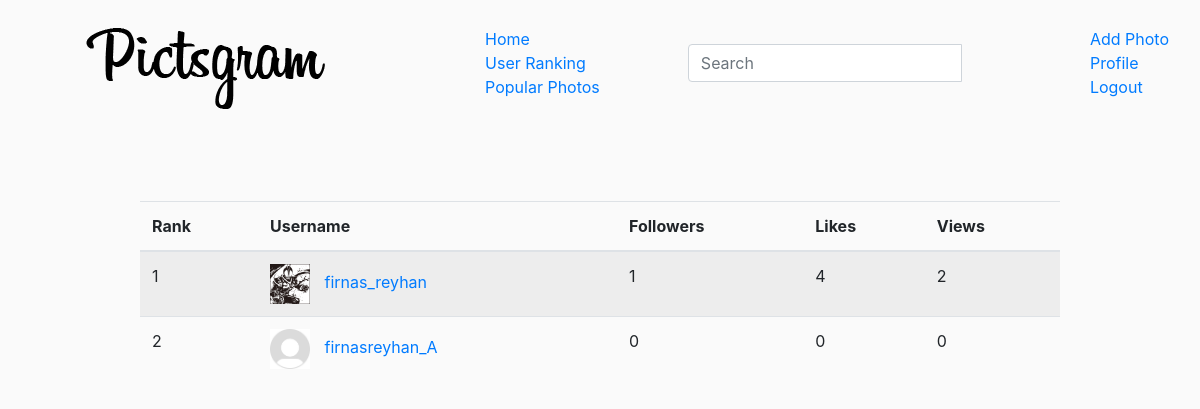
/pages/user_ranking.php (signed in), run on the app's committed database.
### tables this page shows
CREATE TABLE `user` (
  `USERNAME` varchar(16) NOT NULL,
  `PASSWORD` varchar(16) DEFAULT NULL,
  `NAME` varchar(100) DEFAULT NULL,
  `GENDER` varchar(10) DEFAULT 'None',
  `ABOUT` varchar(200) DEFAULT NULL,
  `EMAIL` varchar(50) DEFAULT NULL,
  `PHONE` varchar(15) DEFAULT NULL,
  `WEBSITE` varchar(50) DEFAULT NULL,
  `IMAGE` varchar(250) DEFAULT 'no_profile.jpg',
  `TOTAL_POST` int(11) DEFAULT '0',
  `TOTAL_FOLLOWING` int(11) DEFAULT '0',
  `TOTAL_FOLLOWERS` int(11) DEFAULT '0',
  `STATUS` varchar(10) DEFAULT NULL,
  `TIME` datetime DEFAULT NULL
);

### pages/user_ranking.php (the view, shortened to what this page needs)
<!DOCTYPE html>
<html lang="en">
	<head>
		<link rel="stylesheet" href="../css/bootstrap.css">
		<link rel="stylesheet" href="../css/style.css">
	</head>
	<body style="background:#fafafa;">
		<?php
			include("navbar.php");
		?>
		<div class="container" style="margin-top:75px;">
			<div class="row">
				<div class="col-md-1"></div>
				<div class="col-md-10">
					<div class="panel panel-default">
						<div class="panel-body">
							<table class="table table-striped">
								<thead>
									<tr>
										<th>Rank</th>
										<th>Username</th>
										<th>Followers</th>
										<th>Likes</th>
										<th>Views</th>
									</tr>
								</thead>
								<tbody>
									<?php
										$query_top_user = mysqli_query($mysqli, "SELECT * FROM top_user");
										$ranking = 1;
										while($data = mysqli_fetch_array($query_top_user)){
									?>
									<tr>
										<td><?php echo $ranking++; ?></td>
										<td>
											<a href="profile.php?username=<?php echo $data['USERNAME']; ?>"><img src="../images/profile/<?php echo $data['IMAGE']; ?>" class="img-circle" style="width:40px; height:40px;"/></a>
											<label style="margin-left:10px;"><a href="profile.php?username=<?php echo $data['USERNAME']; ?>"><?php echo $data['USERNAME']; ?></a></label>
										</td>
										<td><?php echo $data['TOTALFOLLOWERS']; ?></td>
										<td><?php echo $data['TOTALLOVE']; ?></td>
										<td><?php echo $data['TOTALVIEW']; ?></td>
									</tr>
									<?php
										}
									?>
								</tbody>
							</table>
						</div>
					</div>
				</div>
				<div class="col-md-1"></div>
			</div>
		</div>
	</body>
</html>

### data on the page
user: IMAGE (picture), USERNAME "firnas_reyhan", TOTALFOLLOWERS "1", TOTALLOVE "4", TOTALVIEW "2"
user: IMAGE (picture), USERNAME "firnasreyhan_A", TOTALFOLLOWERS "0", TOTALLOVE "0", TOTALVIEW "0"
